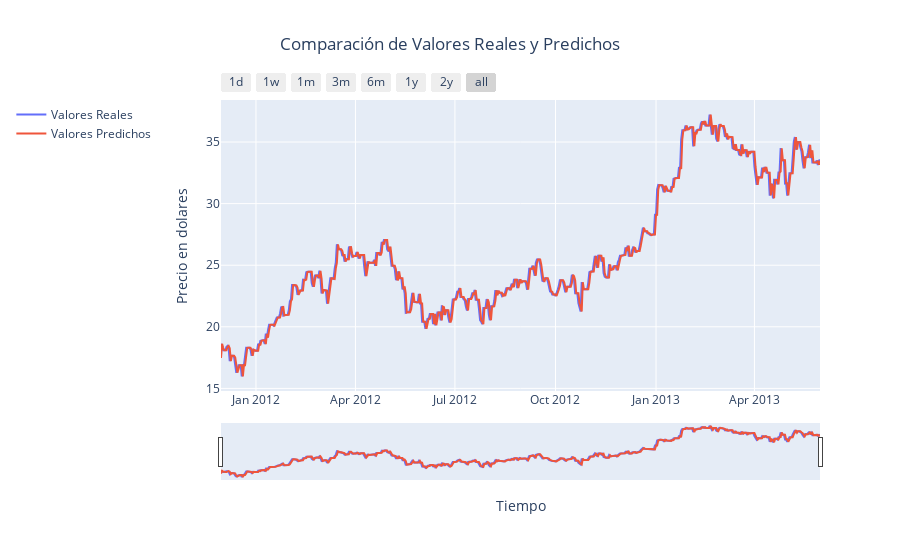

Notebook cell for this chart:
### Markdown cell above
Analicemos estos resultados para determinar si tienen sentido:

1. p = 1: Esto significa que el orden autoregresivo es de orden 1,AR(1).
2. d = 1: Indica que se aplicó una diferenciación de primer orden.
3. q = 0: Significa que no hay componente de media móvil (MA) en el modelo.

$$
(1- \Phi B)(1 - B)X_t =  Z_t 
$$

Con la prubea AD Fuller al tener raiz unitaria se espera que tenga una raiz unitaria

**Desempeño del Modelo**:
  - **MSE**: 0.273762

### Code cell
# Calcular los valores predichos para los datos de prueba
test_predictions = test_data['Close'] - np.array(test_residuals)

# Usar la función plot_ para visualizar la comparación
plot_("Comparación de Valores Reales y Predichos",
      (test_data.index, test_data['Close'], "Valores Reales"),
      (test_data.index, test_predictions, "Valores Predichos"))

### Figure 1 — Plotly figure (JSON) as saved in the notebook; plotly's stock layout.template omitted (floating-point values rounded to 4 significant figures; data arrays with more than 128 entries replaced by an {"elided": "..."} marker saying what was removed)
{"data": [{"line": {"width": 2}, "mode": "lines", "name": "Valores Reales", "type": "scatter", "x": {"elided": "549 str values"}, "y": {"elided": "549 float values"}}, {"line": {"width": 2}, "mode": "lines", "name": "Valores Predichos", "type": "scatter", "x": {"elided": "549 str values"}, "y": {"elided": "549 float values"}}], "layout": {"legend": {"orientation": "v", "x": -0.35, "xanchor": "left", "y": 1, "yanchor": "top"}, "title": {"text": "Comparación de Valores Reales y Predichos", "x": 0.5}, "xaxis": {"rangeselector": {"buttons": [{"count": 1, "label": "1d", "step": "day", "stepmode": "backward"}, {"count": 7, "label": "1w", "step": "day", "stepmode": "backward"}, {"count": 1, "label": "1m", "step": "month", "stepmode": "backward"}, {"count": 3, "label": "3m", "step": "month", "stepmode": "backward"}, {"count": 6, "label": "6m", "step": "month", "stepmode": "backward"}, {"count": 1, "label": "1y", "step": "year", "stepmode": "backward"}, {"count": 2, "label": "2y", "step": "year", "stepmode": "backward"}, {"step": "all"}]}, "rangeslider": {"visible": true}, "title": {"text": "Tiempo"}, "type": "date"}, "yaxis": {"autorange": true, "title": {"text": "Precio en dolares"}, "type": "linear"}}}
